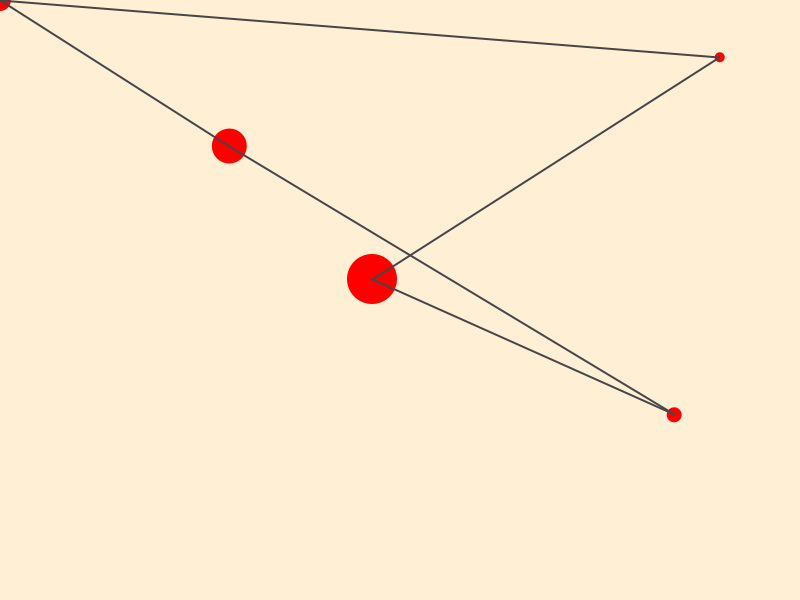
Frame 1 (no input)
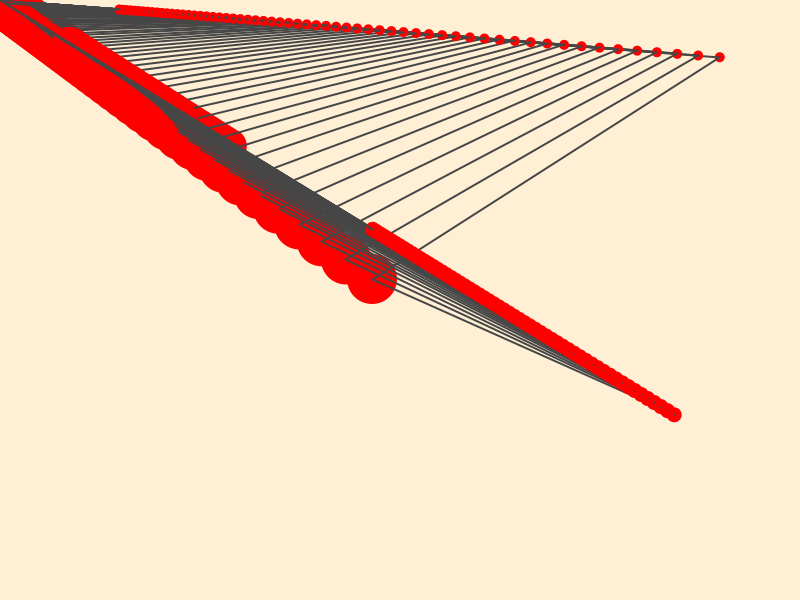
Frame 60 (the mouse pressed at the canvas centre just before this capture)
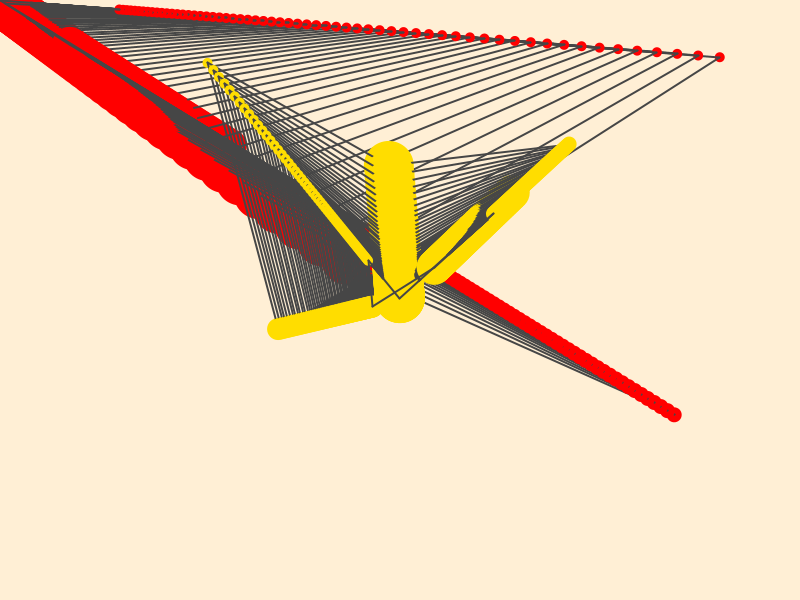
Frame 120 (the mouse held since frame 60 and released just before this capture)

The Processing sketch that drew these frames (run headless with seeded random() and noise(); from frame 60 on, the mouse is pressed at the canvas centre):

// Processing sketch: processing_61682
// ── processing_61682.pde

float ellipseX = 400;
float ellipseY = 300;
float ellipse2X = 681;
float ellipse2Y = 419;
float ellipse3X = 234;
float ellipse3Y = 149;
float ellipse4X = 0;
float ellipse4Y = 0;
float ellipse5X = 742;
float ellipse5Y = 59;
float targetX = 0;
float targetY = 0;
int fillColor = 0;

void setup(){
  background(255,239,213);
  size(800,600);
  smooth();
  colorMode(HSB, 360, 100, 100, 100);
}

void mousePressed(){
  ellipseX = random(600);
  ellipseY = random(600);
  ellipse2X = random(600);
  ellipse2Y = random(600);
  ellipse3X = random(600);
  ellipse3Y = random(600);
  ellipse4X = random(600);
  ellipse4Y = random(600);
  ellipse5X = random(600);
  ellipse5Y = random(600);
  
  fillColor = (int)random(256);
}
  
void draw(){
  
  fill(0,20);
  noStroke();
  fill(fillColor,100,100,100);
  
  targetX = mouseX;
  targetY = mouseY;
 
 ellipseX += (targetX-ellipseX) *.07;
 ellipseY += (targetY-ellipseY) *.07;
 ellipse2X += (targetX-ellipse2X) *.01;
 ellipse2Y += (targetY-ellipse2Y) *.01;
 ellipse3X += (targetX-ellipse3X) *.02;
 ellipse3Y += (targetY-ellipse3Y) *.02;
 ellipse4X += (targetX-ellipse4X) *.025;
 ellipse4Y += (targetY-ellipse4Y) *.025;
 ellipse5X += (targetX-ellipse5X) *.03;
 ellipse5Y += (targetY-ellipse5Y) *.03;
  
  ellipse(ellipseX, ellipseY, 50, 50);
  ellipse(ellipse2X, ellipse2Y, 15, 15);
  ellipse(ellipse3X, ellipse3Y, 35, 35);
  ellipse(ellipse4X, ellipse4Y, 22, 22);
  ellipse(ellipse5X, ellipse5Y, 10, 10);
  
  strokeWeight(2);
  stroke(100);
  line(ellipseX, ellipseY, ellipse2X, ellipse2Y);
  line(ellipse2X, ellipse2Y, ellipse3X, ellipse3Y);
  line(ellipse3X, ellipse3Y, ellipse4X, ellipse4Y);
  line(ellipse4X, ellipse4Y, ellipse5X, ellipse5Y);
  line(ellipse5X, ellipse5Y, ellipseX, ellipseY);
  }
  
